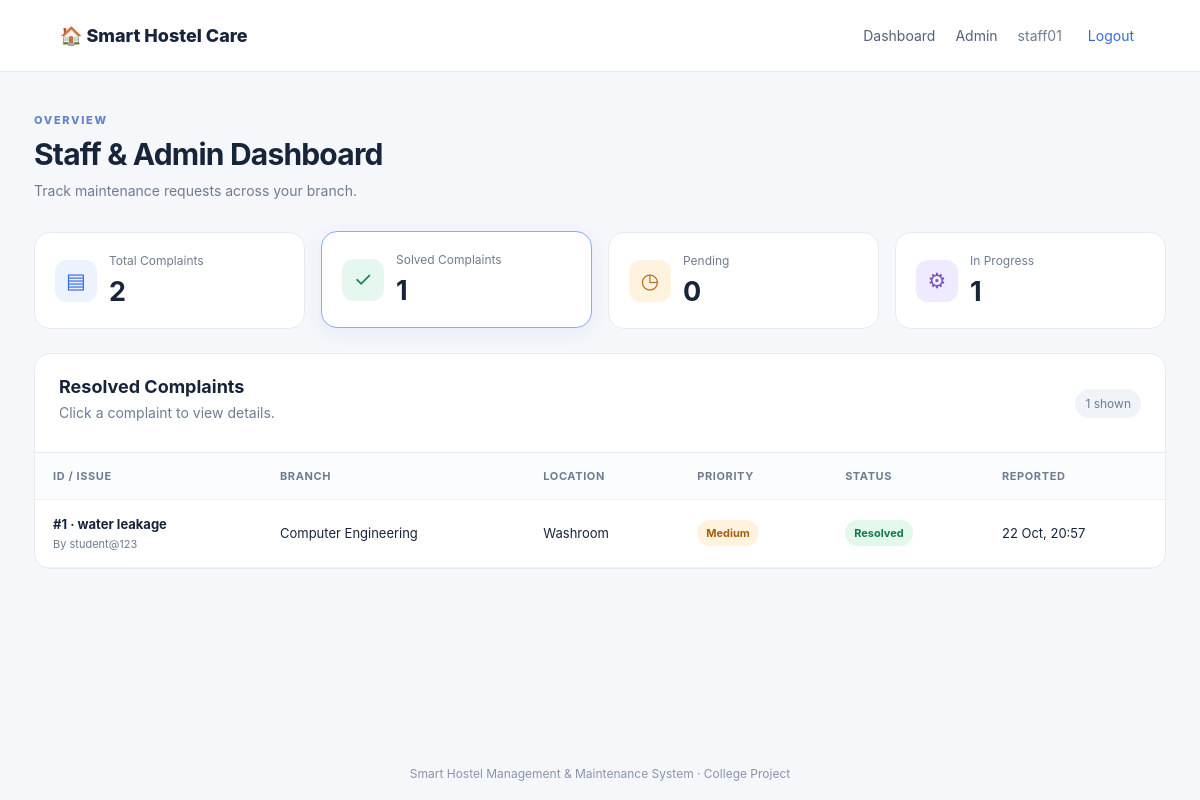
Screenshot of /dashboard/?status=Resolved (signed in) with the database file from the repository.
### maintenance/models.py (models this page shows, shortened)
class Complaint(models.Model):
    STATUS_CHOICES = [
        ("Pending", "Pending"),
        ("In Progress", "In Progress"),
        ("Resolved", "Resolved"),
    ]
    LOCATION_CHOICES = [
        ("Hostel Room", "Hostel Room"),
        ("Canteen", "Canteen"),
        ("College Ground", "College Ground"),
        ("College Campus / Corridor", "College Campus / Corridor"),
        ("Classroom", "Classroom"),
        ("Washroom", "Washroom"),
        ("Library", "Library"),
        ("Hostel Common Area", "Hostel Common Area"),
        ("Other", "Other"),
    ]
    CATEGORY_CHOICES = [
        ("Electrical", "Electrical"),
        ("Plumbing / Water", "Plumbing / Water"),
        ("Cleaning", "Cleaning"),
        ("Furniture", "Furniture"),
        ("Internet / Wi-Fi", "Internet / Wi-Fi"),
        ("Canteen", "Canteen"),
        ("Other", "Other"),
    ]
    PRIORITY_CHOICES = [("Low", "Low"), ("Medium", "Medium"), ("High", "High"), ("Urgent", "Urgent")]
    student = models.ForeignKey(User, on_delete=models.CASCADE, related_name="hostel_complaints")
    branch = models.ForeignKey(Branch, on_delete=models.PROTECT)
    location = models.CharField(max_length=50, choices=LOCATION_CHOICES)
    room_number = models.CharField(max_length=20, blank=True)
    category = models.CharField(max_length=50, choices=CATEGORY_CHOICES)
    priority = models.CharField(max_length=10, choices=PRIORITY_CHOICES, default="Medium")
    title = models.CharField(max_length=120)
    description = models.TextField()
    photo = models.ImageField(upload_to="complaints/", blank=True, null=True)
    status = models.CharField(max_length=20, choices=STATUS_CHOICES, default="Pending")
    assigned_staff = models.ForeignKey(User, on_delete=models.SET_NULL, null=True, blank=True, related_name="assigned_complaints")
    staff_remarks = models.TextField(blank=True)
    created_at = models.DateTimeField(auto_now_add=True)
    updated_at = models.DateTimeField(auto_now=True)

class Branch(models.Model):
    name = models.CharField(max_length=100, unique=True)

### maintenance/views.py (the view)
# urls.py: path("dashboard/", views.dashboard, name="dashboard"),
@login_required
def dashboard(request):
    complaints = Complaint.objects.select_related("branch", "student", "assigned_staff").order_by("-created_at")
    is_staff_user = request.user.is_staff or request.user.is_superuser
    if not is_staff_user:
        complaints = complaints.filter(student=request.user)
    else:
        profile = StaffProfile.objects.filter(user=request.user).select_related("branch").first()
        if not request.user.is_superuser and profile and profile.branch:
            complaints = complaints.filter(branch=profile.branch)
    tab = request.GET.get("status", "All")
    if tab in ["Pending", "In Progress", "Resolved"]:
        complaints = complaints.filter(status=tab)
    all_base = Complaint.objects.all()
    if not is_staff_user:
        all_base = all_base.filter(student=request.user)
    else:
        profile = StaffProfile.objects.filter(user=request.user).select_related("branch").first()
        if not request.user.is_superuser and profile and profile.branch:
            all_base = all_base.filter(branch=profile.branch)
    counts = {
        "total": all_base.count(),
        "pending": all_base.filter(status="Pending").count(),
        "progress": all_base.filter(status="In Progress").count(),
        "resolved": all_base.filter(status="Resolved").count(),
    }
    return render(request, "dashboard.html", {
        "complaints": complaints, "counts": counts, "tab": tab,
        "is_staff_user": is_staff_user,
    })

### templates/dashboard.html (shortened to what this page needs)
{% extends 'base.html' %}
{% block content %}
<div class="page-heading">
  <div><span class="eyebrow">OVERVIEW</span><h1>{% if is_staff_user %}Staff &amp; Admin Dashboard{% else %}My Complaints{% endif %}</h1><p>Track maintenance requests across your branch.</p></div>
</div>
<section class="stats">
  <a class="stat-card {% if tab == 'All' %}selected{% endif %}" href="{% url 'dashboard' %}"><span class="stat-symbol blue">▤</span><span class="stat-label">Total Complaints</span><strong>{{ counts.total }}</strong></a>
  <a class="stat-card {% if tab == 'Resolved' %}selected{% endif %}" href="?status=Resolved"><span class="stat-symbol green">✓</span><span class="stat-label">Solved Complaints</span><strong>{{ counts.resolved }}</strong></a>
  <a class="stat-card {% if tab == 'Pending' %}selected{% endif %}" href="?status=Pending"><span class="stat-symbol orange">◷</span><span class="stat-label">Pending</span><strong>{{ counts.pending }}</strong></a>
  <a class="stat-card {% if tab == 'In Progress' %}selected{% endif %}" href="?status=In%20Progress"><span class="stat-symbol purple">⚙</span><span class="stat-label">In Progress</span><strong>{{ counts.progress }}</strong></a>
</section>
<section class="panel">
  <div class="panel-head"><div><h2>{% if tab == 'All' %}All Complaints{% else %}{{ tab }} Complaints{% endif %}</h2><p>Click a complaint to view details.</p></div><span class="count-pill">{{ complaints|length }} shown</span></div>
  <div class="table-wrap"><table><thead><tr><th>ID / Issue</th><th>Branch</th><th>Location</th><th>Priority</th><th>Status</th><th>Reported</th></tr></thead><tbody>
  {% for c in complaints %}
    <tr class="click-row" data-href="{% url 'complaint_detail' c.id %}">
      <td><strong>#{{ c.id }} · {{ c.title }}</strong><small>By {{ c.student.username }}</small></td>
      <td>{{ c.branch.name }}</td><td>{{ c.location }}{% if c.room_number %}<small>Room {{ c.room_number }}</small>{% endif %}</td>
      <td><span class="priority {{ c.priority|lower }}">{{ c.priority }}</span></td>
      <td><span class="status {{ c.status|slugify }}">{{ c.status }}</span></td><td>{{ c.created_at|date:"d M, H:i" }}</td>
    </tr>
  {% empty %}<tr><td colspan="6" class="empty">No complaints found for this tab. Submit a new complaint to get started.</td></tr>{% endfor %}
  </tbody></table></div>
</section>
{% endblock %}

### templates/base.html (shortened to what this page needs)
{% load static %}
<!doctype html>
<html lang="en">
<head>
  <link rel="stylesheet" href="{% static 'css/style.css' %}">
</head>
<body>
<header class="topbar">
  <a class="brand" href="{% url 'home' %}">🏠 Smart Hostel Care</a>
  <nav>
    {% if user.is_authenticated %}
      <a href="{% url 'dashboard' %}">Dashboard</a>
      {% if user.is_staff or user.is_superuser %}<a href="/admin/">Admin</a>{% endif %}
      <span class="user-label">{{ user.username }}</span>
      <form class="logout-form" method="post" action="{% url 'logout' %}">{% csrf_token %}<button class="link-button">Logout</button></form>
    {% else %}
      <a href="{% url 'login' %}">Login</a><a href="{% url 'register' %}">Student Register</a>
    {% endif %}
  </nav>
</header>
<main class="container">
  {% block content %}{% endblock %}
</main>
<footer>Smart Hostel Management &amp; Maintenance System · College Project</footer>
</body></html>

### static/css/style.css (style rules this page uses)
:root { --ink:#17243a;--muted:#6f7c91;--blue:#3268e8;--line:#e6ebf3;--bg:#f5f7fb;--green:#18835b;--orange:#b96a12;--purple:#7654c8 }
* { box-sizing:border-box }
body { margin:0;background:var(--bg);font-family:Inter,Segoe UI,Arial,sans-serif;color:var(--ink) }
a { color:var(--blue);text-decoration:none }
.topbar { height:72px;background:#fff;border-bottom:1px solid var(--line);display:flex;align-items:center;justify-content:space-between;padding:0 max(5%,calc((100% - 1180px)/2));gap:20px }
.brand { font-size:18px;font-weight:800;color:var(--ink);white-space:nowrap }
.topbar nav { display:flex;align-items:center;gap:20px;font-size:14px }
.topbar nav a { color:#526078 }
.user-label { color:var(--muted) }
.logout-form { margin:0 }
.link-button { border:0;background:none;color:var(--blue);font:inherit;cursor:pointer }
.container { max-width:1180px;margin:36px auto;padding:0 24px;min-height:75vh }
.eyebrow { font-size:11px;letter-spacing:1.7px;font-weight:800;color:#6283c8 }
.feature,.panel,.stat-card { background:#fff;border:1px solid var(--line);border-radius:16px }
.feature p,.panel-head p,.page-heading p { color:var(--muted);font-size:14px;line-height:1.6;margin:5px 0 }
.page-heading { display:flex;justify-content:space-between;align-items:center;gap:20px;margin-bottom:25px }
.page-heading h1 { font-size:30px;letter-spacing:-.8px;margin:8px 0 }
.stats { display:grid;grid-template-columns:repeat(4,1fr);gap:16px;margin-bottom:24px }
.stat-card { padding:20px;display:grid;grid-template-columns:42px 1fr;align-items:center;column-gap:12px;row-gap:7px;color:var(--ink);transition:.15s }
.stat-card:hover,.stat-card.selected { border-color:#8caaf8;box-shadow:0 5px 20px #234b9b12;transform:translateY(-1px) }
.stat-symbol { grid-row:span 2;width:42px;height:42px;border-radius:12px;display:grid;place-items:center;font-size:21px;background:#edf2ff;color:var(--blue) }
.stat-symbol.green { background:#e5f7ee;color:var(--green) }
.stat-symbol.orange { background:#fff2df;color:var(--orange) }
.stat-symbol.purple { background:#f0eaff;color:var(--purple) }
.stat-label { font-size:12px;color:var(--muted) }
.stat-card strong { font-size:27px }
.panel { overflow:hidden }
.panel-head { display:flex;justify-content:space-between;align-items:center;padding:22px 24px;border-bottom:1px solid var(--line) }
.panel-head h2,.detail-panel h2 { margin:0;font-size:18px }
.count-pill { font-size:12px;background:#f0f3f8;padding:7px 10px;border-radius:30px;color:var(--muted) }
.table-wrap { overflow-x:auto }
table { width:100%;border-collapse:collapse;text-align:left;font-size:13px }
th { font-size:11px;text-transform:uppercase;letter-spacing:.6px;color:var(--muted);background:#fbfcfe }
td,th { padding:16px 18px;border-bottom:1px solid #edf0f5;white-space:nowrap }
td strong { display:block;max-width:240px;overflow:hidden;text-overflow:ellipsis }
td small { display:block;color:var(--muted);font-size:11px;margin-top:5px }
.click-row { cursor:pointer }
.status,.priority { display:inline-block;border-radius:30px;padding:6px 9px;font-size:11px;font-weight:700;background:#eef1f6;color:#647086 }
.status.resolved { background:#e3f7ec;color:#14784e }
.priority.medium { background:#fff2df;color:#a65e0a }
footer { text-align:center;color:#8a94a7;font-size:12px;padding:22px }

### rows the page displays
Complaint: status "Resolved", id "1", title "water leakage", student.username "student@123", branch.name "Computer Engineering", location "Washroom", priority "Medium", created_at "22 Oct, 20:57"

### other values shown
{{ user.username }} "staff01"
{{ counts.total }} "2"
{{ counts.resolved }} "1"
{{ counts.pending }} "0"
{{ counts.progress }} "1"
{{ complaints|length }} "1"
